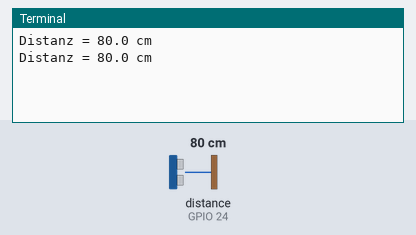
A program run on a simulated Raspberry Pi (BCM pin numbers). Parts: the last lines printed to the terminal. The test bench sets the inputs (shaded band); at power-on: distance to the obstacle (sensor on GPIO 24) 80 cm. The echo pulse lasts 58.3 µs per cm; the clock reads 2024-03-15 10:24:30 at power-on unless the program sets it.

Above: at 1.2 s.
1.3 s: distance to the obstacle (sensor on GPIO 24) set to 2 cm
At 2.6 s:
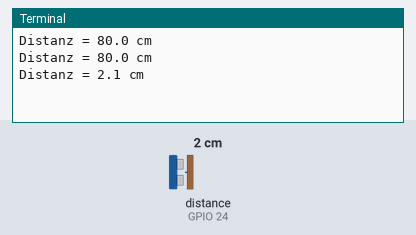
2.8 s: distance to the obstacle (sensor on GPIO 24) set to 4 cm
At 3.8 s:
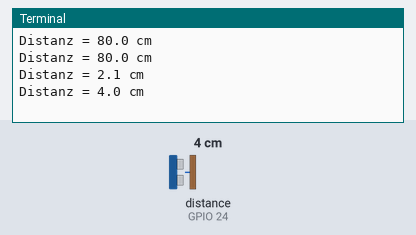
Timing chart, 0 to 5.8 s (numbered marks = the images above; inputs shaded):
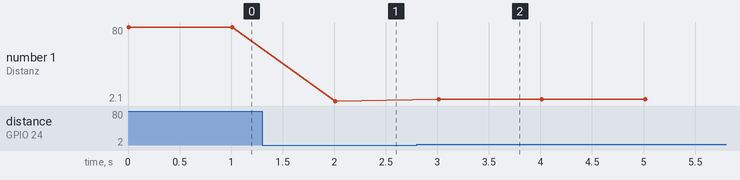

The program:

hc-sr04.py
```python
#Bibliotheken
import RPi.GPIO as GPIO
import time

#GPIO definieren (Modus, Pins, Output)
GPIO.setmode(GPIO.BCM)
GPIO_TRIGGER = 23
GPIO_ECHO = 24
GPIO.setup(GPIO_TRIGGER, GPIO.OUT)
GPIO.setup(GPIO_ECHO, GPIO.IN)

def entfernung():
    # Trig High setzen
    GPIO.output(GPIO_TRIGGER, True)

    # Trig Low setzen (nach 0.01ms)
    time.sleep(0.00001)
    GPIO.output(GPIO_TRIGGER, False)

    Startzeit = time.time()
    Endzeit = time.time()

    # Start/Stop Zeit ermitteln
    while GPIO.input(GPIO_ECHO) == 0:
        Startzeit = time.time()

    while GPIO.input(GPIO_ECHO) == 1:
        Endzeit = time.time()

    # Vergangene Zeit
    Zeitdifferenz = Endzeit - Startzeit

    # Schallgeschwindigkeit (34300 cm/s) einbeziehen
    entfernung = (Zeitdifferenz * 34300) / 2

    return entfernung

if __name__ == '__main__':
    try:
        while True:
            distanz = entfernung()
            print ("Distanz = %.1f cm" % distanz)
            time.sleep(1)

        # Programm beenden
    except KeyboardInterrupt:
        print("Programm abgebrochen")
        GPIO.cleanup()
```

Measured:
- after the input at 1.3 s, the terminal: prints a new line after 0.71 s (image 1)
- after the input at 2.8 s, the terminal: prints a new line after 0.21 s (image 2)
- plotted number 1: 80 → 2.1 after the input at 1.3 s, 2.1 → 4 after the input at 2.8 s
